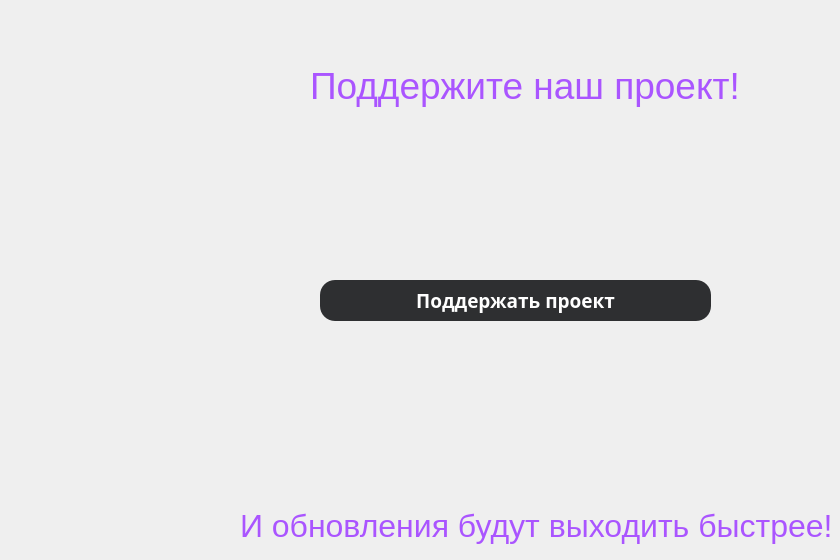
       <widget class="QWidget" name="Donate">
        <widget class="QLabel" name="label">
         <property name="geometry">
          <rect>
           <x>310</x>
           <y>60</y>
           <width>441</width>
           <height>51</height>
          </rect>
         </property>
         <property name="font">
          <font>
           <pointsize>28</pointsize>
          </font>
         </property>
         <property name="styleSheet">
          <string notr="true">color: rgb(170, 85, 255);</string>
         </property>
         <property name="text">
          <string>Поддержите наш проект!</string>
         </property>
        </widget>
        <widget class="QLabel" name="label_2">
         <property name="geometry">
          <rect>
           <x>240</x>
           <y>500</y>
           <width>591</width>
           <height>51</height>
          </rect>
         </property>
         <property name="font">
          <font>
           <pointsize>24</pointsize>
          </font>
         </property>
         <property name="styleSheet">
          <string notr="true">color: rgb(170, 85, 255);</string>
         </property>
         <property name="text">
          <string>И обновления будут выходить быстрее!</string>
         </property>
        </widget>
        <widget class="QPushButton" name="Support">
         <property name="geometry">
          <rect>
           <x>320</x>
           <y>280</y>
           <width>391</width>
           <height>41</height>
          </rect>
         </property>
         <property name="font">
          <font>
           <family>Segoe UI Black</family>
           <pointsize>14</pointsize>
           <weight>75</weight>
           <bold>true</bold>
          </font>
         </property>
         <property name="styleSheet">
          <string notr="true">border-radius: 15px;
background-color: rgb(46, 47, 49);color: rgb(255, 255, 255);</string>
         </property>
         <property name="text">
          <string>Поддержать проект</string>
         </property>
         <property name="icon">
          <iconset>
           <normaloff>images/icons/cil-chevron-double-right.png</normaloff>images/icons/cil-chevron-double-right.png</iconset>
         </property>
        </widget>
       </widget>
